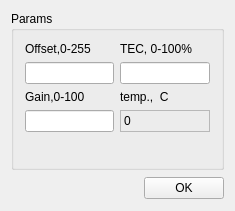
<?xml version="1.0" encoding="UTF-8"?>
<ui version="4.0">
 <class>cam_ui_ic8300Class</class>
 <widget class="QWidget" name="cam_ui_ic8300Class">
  <property name="geometry">
   <rect>
    <x>0</x>
    <y>0</y>
    <width>235</width>
    <height>211</height>
   </rect>
  </property>
  <property name="sizePolicy">
   <sizepolicy hsizetype="MinimumExpanding" vsizetype="Expanding">
    <horstretch>0</horstretch>
    <verstretch>0</verstretch>
   </sizepolicy>
  </property>
  <property name="minimumSize">
   <size>
    <width>210</width>
    <height>211</height>
   </size>
  </property>
  <property name="maximumSize">
   <size>
    <width>270</width>
    <height>240</height>
   </size>
  </property>
  <property name="windowTitle">
   <string>cam_ui_ic8300</string>
  </property>
  <layout class="QGridLayout" name="gridLayout">
   <item row="0" column="0" colspan="2">
    <widget class="QGroupBox" name="ParamsGroupBox">
     <property name="sizePolicy">
      <sizepolicy hsizetype="MinimumExpanding" vsizetype="Preferred">
       <horstretch>0</horstretch>
       <verstretch>0</verstretch>
      </sizepolicy>
     </property>
     <property name="title">
      <string>Params</string>
     </property>
     <layout class="QGridLayout" name="gridLayout_2">
      <item row="0" column="0">
       <widget class="QLabel" name="label_2">
        <property name="text">
         <string>Offset,0-255</string>
        </property>
       </widget>
      </item>
      <item row="1" column="0">
       <widget class="QLineEdit" name="OffsetEdit"/>
      </item>
      <item row="2" column="0">
       <widget class="QLabel" name="label_3">
        <property name="text">
         <string>Gain,0-100</string>
        </property>
       </widget>
      </item>
      <item row="3" column="0">
       <widget class="QLineEdit" name="GainEdit"/>
      </item>
      <item row="4" column="0">
       <spacer name="verticalSpacer">
        <property name="orientation">
         <enum>Qt::Vertical</enum>
        </property>
        <property name="sizeHint" stdset="0">
         <size>
          <width>20</width>
          <height>40</height>
         </size>
        </property>
       </spacer>
      </item>
      <item row="0" column="1">
       <widget class="QLabel" name="label_4">
        <property name="text">
         <string>TEC, 0-100%</string>
        </property>
       </widget>
      </item>
      <item row="1" column="1">
       <widget class="QLineEdit" name="lineEdit_TEC"/>
      </item>
      <item row="2" column="1">
       <widget class="QLabel" name="label_5">
        <property name="text">
         <string>temp.,  C</string>
        </property>
       </widget>
      </item>
      <item row="3" column="1">
       <widget class="QLabel" name="label_Temperature">
        <property name="frameShape">
         <enum>QFrame::StyledPanel</enum>
        </property>
        <property name="frameShadow">
         <enum>QFrame::Sunken</enum>
        </property>
        <property name="text">
         <string>0</string>
        </property>
       </widget>
      </item>
     </layout>
    </widget>
   </item>
   <item row="1" column="0">
    <spacer name="horizontalSpacer">
     <property name="orientation">
      <enum>Qt::Horizontal</enum>
     </property>
     <property name="sizeHint" stdset="0">
      <size>
       <width>123</width>
       <height>24</height>
      </size>
     </property>
    </spacer>
   </item>
   <item row="1" column="1">
    <widget class="QPushButton" name="OkButton">
     <property name="text">
      <string>OK</string>
     </property>
    </widget>
   </item>
  </layout>
 </widget>
 <layoutdefault spacing="6" margin="11"/>
 <resources/>
 <connections/>
</ui>
